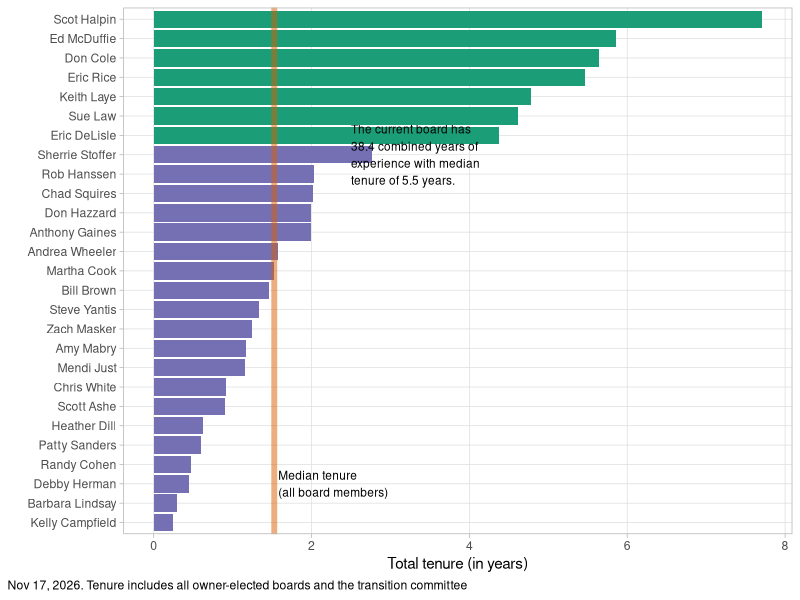
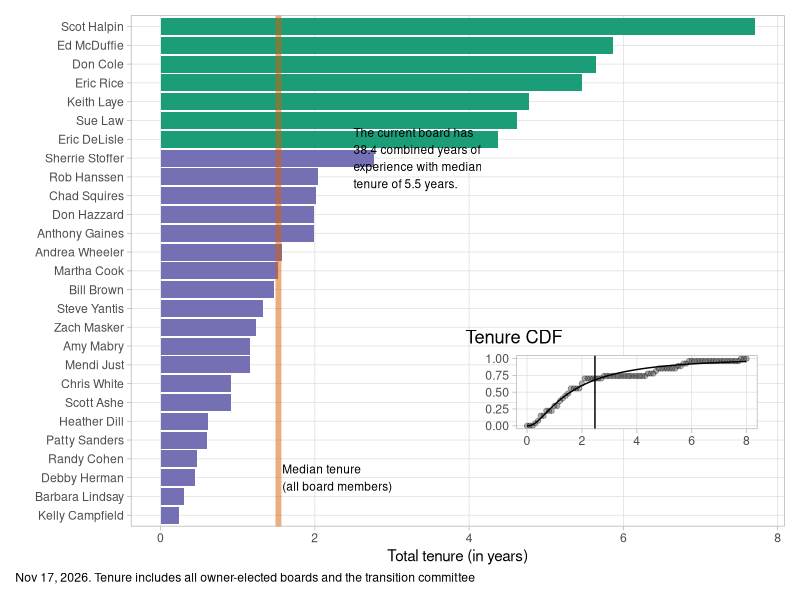

Write the R code that produced these figures, in order.
library(tidyverse)
library(patchwork)

theme_set(
    theme_light() +
        theme(
            plot.title.position = "plot",
            plot.caption = element_text(hjust = 0),
            plot.caption.position = "plot",
            panel.grid.minor = element_blank()
        )
)

pdf_lognorm <- function(x, mu, sig) {
    .5 * (1 + pracma::erf((log(x) - mu) / (sqrt(2) * sig)))
}

now <- lubridate::today()
pdate <- format(now, format = "%b %d, %Y")

board_tenure_raw <- read_csv("sources/boardmember_tenure.csv") %>%
    mutate(active = is.na(resignation)) %>%
    replace_na(list(resignation = now)) %>%
    mutate(tenure = (resignation - start) / lubridate::dyears(1))

board_tenure <-
    board_tenure_raw %>%
    group_by(name) %>%
    summarize(
        total_tenure = sum(tenure),
        active = max(active),
        .groups = "drop"
    ) %>%
    arrange(-total_tenure)

median_tenure <- median(board_tenure$total_tenure)

board_comment <-
    board_tenure %>%
    filter(active > 0) %>%
    summarize(
        sum_tenure = sum(total_tenure),
        median_tenure = median(total_tenure)
    ) %>%
    mutate(comment = glue::glue("The current board has\n{round(sum_tenure, 1)} combined years of\nexperience with median\ntenure of {round(median_tenure, 1)} years.")) # nolint

median_active <- board_comment$median_tenure

tenure_plot <-
    board_tenure %>%
    ggplot() +
    aes(
        y = fct_reorder(name, total_tenure),
        x = total_tenure,
        fill = factor(active)
    ) +
    geom_col(show.legend = FALSE) +
    geom_vline(
        xintercept = median_tenure, lty = 1,
        alpha = .5, size = 2, color = "#d95f02"
    ) +
    scale_fill_manual(values = c("0" = "#7570b3", "1" = "#1b9e77")) +
    labs(
        x = "Total tenure (in years)", y = "",
        caption = glue::glue("{pdate}. Tenure includes all owner-elected boards and the transition committee") # nolint
    ) +
    annotate("text",
        x = median_tenure + .05, y = 3, size = 3,
        label = "Median tenure\n(all board members)", hjust = 0
    ) +
    annotate("text",
        x = 2.5, y = 20, label = board_comment$comment,
        size = 3, hjust = 0
    )

ggsave("graphs/boardmember_tenure.png",
    width = 6, height = 7,
    plot = tenure_plot
)


logparam <-
    with(
        board_tenure,
        list(
            mean = mean(log(total_tenure)),
            sd = sd(log(total_tenure))
        )
    )

normparam <-
    with(
        board_tenure,
        list(
            mean = mean(total_tenure),
            sd = sd(total_tenure)
        )
    )

logmn <- exp(logparam[["mean"]] + .5 * logparam[["sd"]]^2)


board_cdf <-
    tibble(
        ten_length = seq(0, ceiling(max(board_tenure$total_tenure)), .1),
        cdf = map_dbl(ten_length, ~ nrow(board_tenure %>% filter(total_tenure < .x))) / nrow(board_tenure), # nolint
        cdf_simul_log = map_dbl(ten_length, ~ pdf_lognorm(.x, logparam[["mean"]], logparam[["sd"]])) # nolint
    )

lognormal_plot <-
    board_cdf %>%
    ggplot() +
    aes(x = ten_length) +
    geom_point(aes(y = cdf), alpha = .3) +
    geom_line(aes(y = cdf_simul_log)) +
    geom_vline(xintercept = logmn) +
    labs(x = "", y = "", title = "Tenure CDF") +
    theme(plot.background = element_blank())

finalplot <- tenure_plot + inset_element(lognormal_plot, .5, .1, .97, .4)

ggsave("graphs/boardmember_tenure_with_dist.png",
    width = 6, height = 7,
    plot = finalplot
)